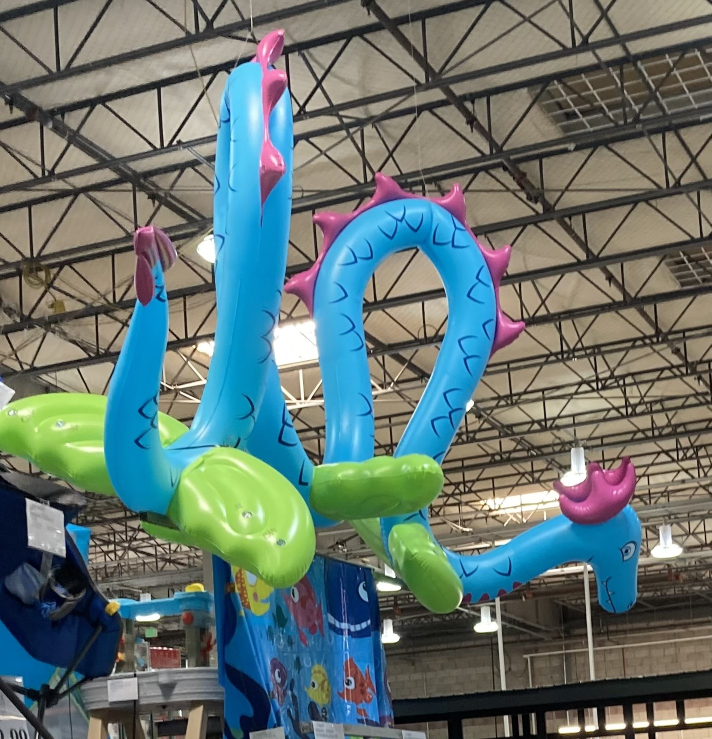
#> input picture PythonCS101/FinalExam/SeaDragon.jpg, 1423 x 1478 px (shown at 1/2 size); the run also reads 1 picture not shown here
$ python photos.py
#> lines starting #> are read from the running program, lines starting #| are printed output that depends on the picture
from PIL import Image, ImageDraw

# Formulas:
# Increase: Percentage / 100 + 1
# Decrease: Percentage / 100 - 1

# Swapping Colors
# [45 lines left out: functions swapRedToBlue, increaseValueToInt30, decreaseValueToInt40, increaseValueTo20Percent, not called in this run]

img = Image.open("SeaDragon.jpg")
#> img is the input picture: PIL image 1423x1478 RGB; mean R, G, B 100.8, 117.1, 112.9

# Decrease Percentage:
# [79 lines left out: functions decreaseValueTo20Percent, grayScale, negatePixels, pinkifyWhitePixels, negateTopLeftPixels, negateTopRightPixels and 2 more, not called in this run]

pic = Image.open("SeaDragon.jpg")
# [14 lines of commented-out code are left out]
def eightColorSimplify(img):
    pixelArray = img.load()
    for x in range(img.width):
        for y in range(img.height):
            r, g, b = pixelArray[x, y]

            if r < 100:
                r = 0
            else:
                r = 255

            if g < 100:
                g = 0
            else:
                g = 255

            if b < 100:
                b = 0
            else:
                b = 255

            pixelArray[x, y] = (r, g, b)
    img.show()

photo = Image.open("Charles_Babbage_.jpg")
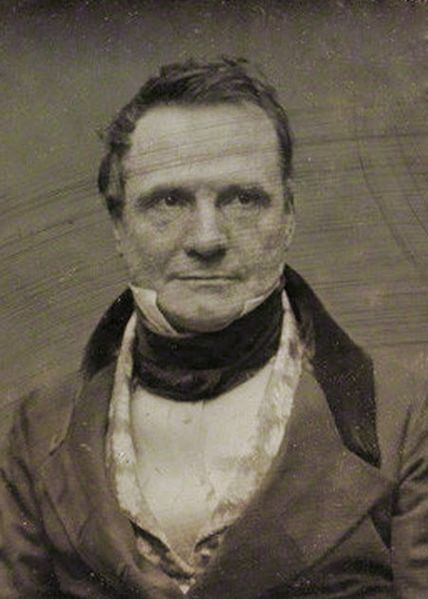
#> input picture PythonCS101/HW7.1EightColors/Charles_Babbage_.jpg, 428 x 599 px, found by its file name
#> photo is the input picture: PIL image 428x599 RGB; mean R, G, B 100.8, 92.4, 78.4
eightColorSimplify(photo)
#> in eightColorSimplify, `img.show()`:
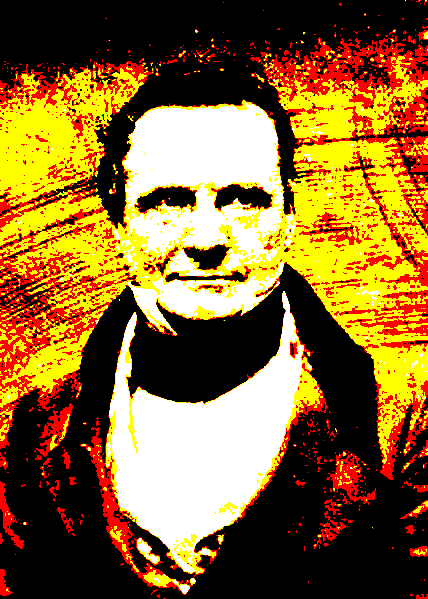
#> shown: PIL image 428x599 RGB; mean R, G, B 138.8, 102.5, 45.4

# Draw a crowd of faces.
# [13 lines left out: functions drawFace, drawFaces, not called in this run]

canvas = Image.new("RGB", (800, 800), "white")
#> canvas: PIL image 800x800 RGB; every value is 255
img = ImageDraw.Draw(canvas)
# drawFace(img, 350, 350)
# drawFaces()


# Copy Image pixels to a Canvas
def cropAndPaste(photo):
    # Get the coordinates using (pixspy.com)
    x0, y0 = 177, 50
    x1, y1 = 277, 100

    croppedPixels = photo.crop((x0, y0, x1, y1))
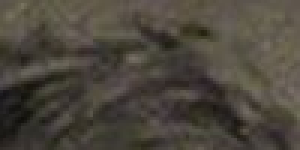
#> croppedPixels: PIL image 100x50 RGB (shown 3 times larger); mean R, G, B 75.7, 70.1, 60.7
    canvas = Image.new("RGB", (800, 800), "white")
    canvas.paste(croppedPixels, (350, 350))
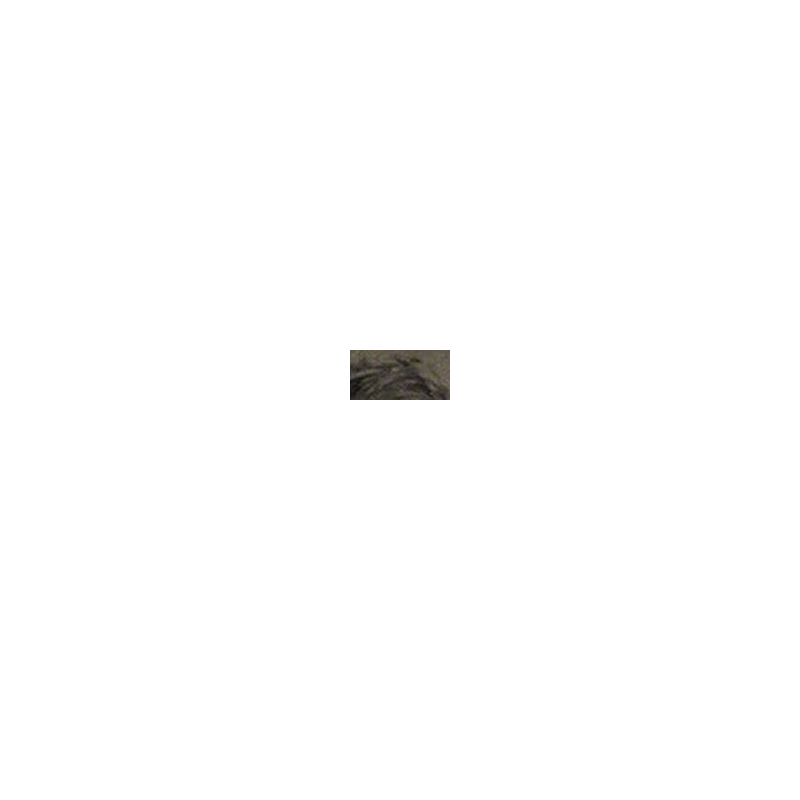
#> canvas: PIL image 800x800 RGB; mean R, G, B 253.6, 253.6, 253.5
    canvas.show()

img = Image.open("Charlesbabbage.jpg")
cropAndPaste(img)

# Copy Image to Image
def replaceBaby():
    img = Image.open("babyGreenScreen.png")
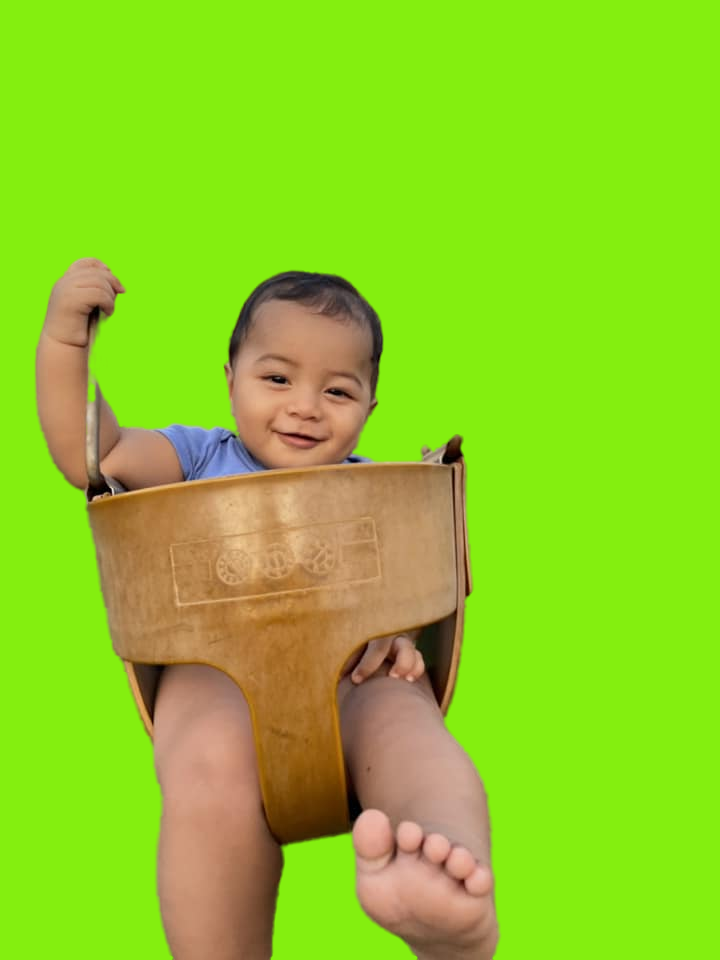
#> input picture PythonCS101/HW9.2Chromakey/babyGreenScreen.png, 720 x 960 px, found by its file name
#> img is the input picture: PIL image 720x960 RGBA; mean R, G, B, A 142.3, 204.9, 36.7, 255
    pixelList = img.getdata()
    bgImage = Image.open("GreenTreeBG.jpg")
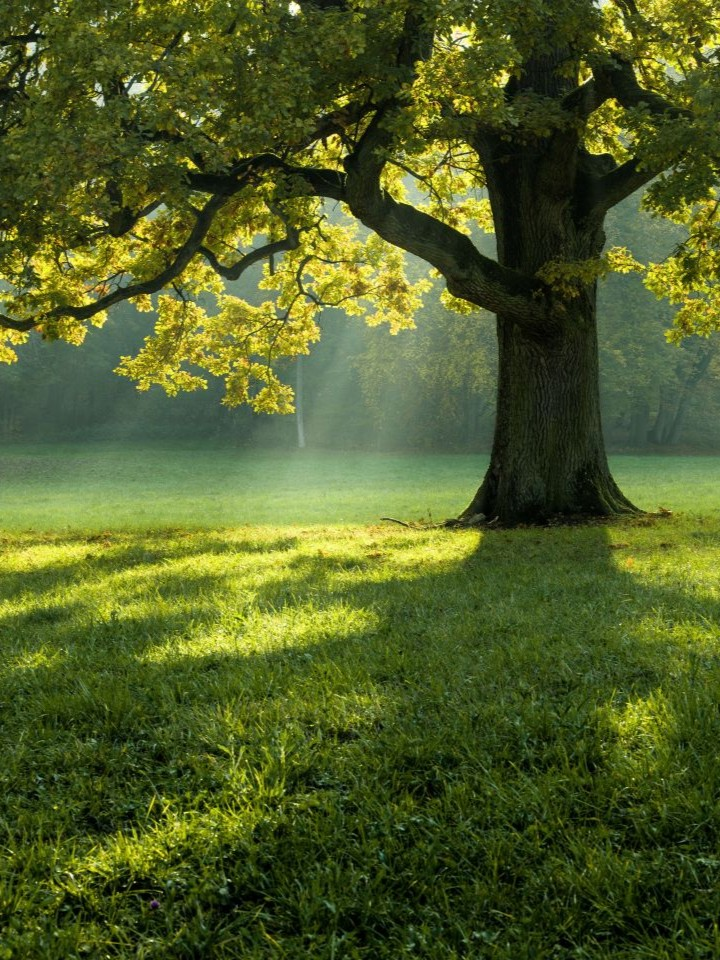
#> input picture PythonCS101/HW9.2Chromakey/GreenTreeBG.jpg, 720 x 960 px, found by its file name
#> bgImage is the input picture: PIL image 720x960 RGB; mean R, G, B 80.5, 94.1, 38.8
    bgList = bgImage.getdata()
    modifiedPixelList = []

    pos = 0
    for pixel in pixelList:
        if (132, 238, 39) <= pixel < (147, 255, 40):
            newPixel = bgList[pos]
        else:
            newPixel = pixel
        modifiedPixelList.append(newPixel)
        pos = pos + 1
#> this loop made 691200 passes
#> newPixel on passes 1 to 12: (47, 60, 16), (63, 76, 32), (71, 84, 38), (61, 74, 28), (54, 66, 20), (54, 65, 22), (53, 61, 22), (46, 53, 19), (55, 59, 32), (69, 73, 48), (48, 52, 25), (46, 51, 21)
#> after the loop, modifiedPixelList = 691200 items; pos = 691200
    img.putdata(modifiedPixelList)
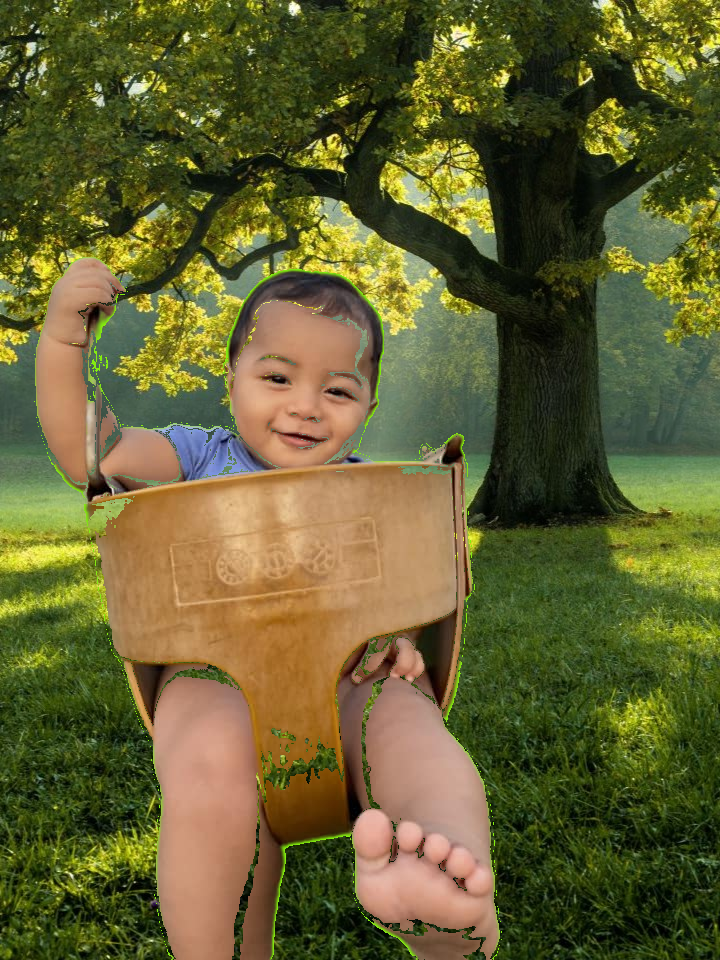
#> img: PIL image 720x960 RGBA; mean R, G, B, A 100.1, 97, 50, 255
    img.show()

replaceBaby()


# Targetting Pixels by Zones
# [12 lines left out: function blackToRedByZone, not called in this run]

pix = Image.open("Charlesbabbage.jpg")
# blackToRedByZone(pix)
